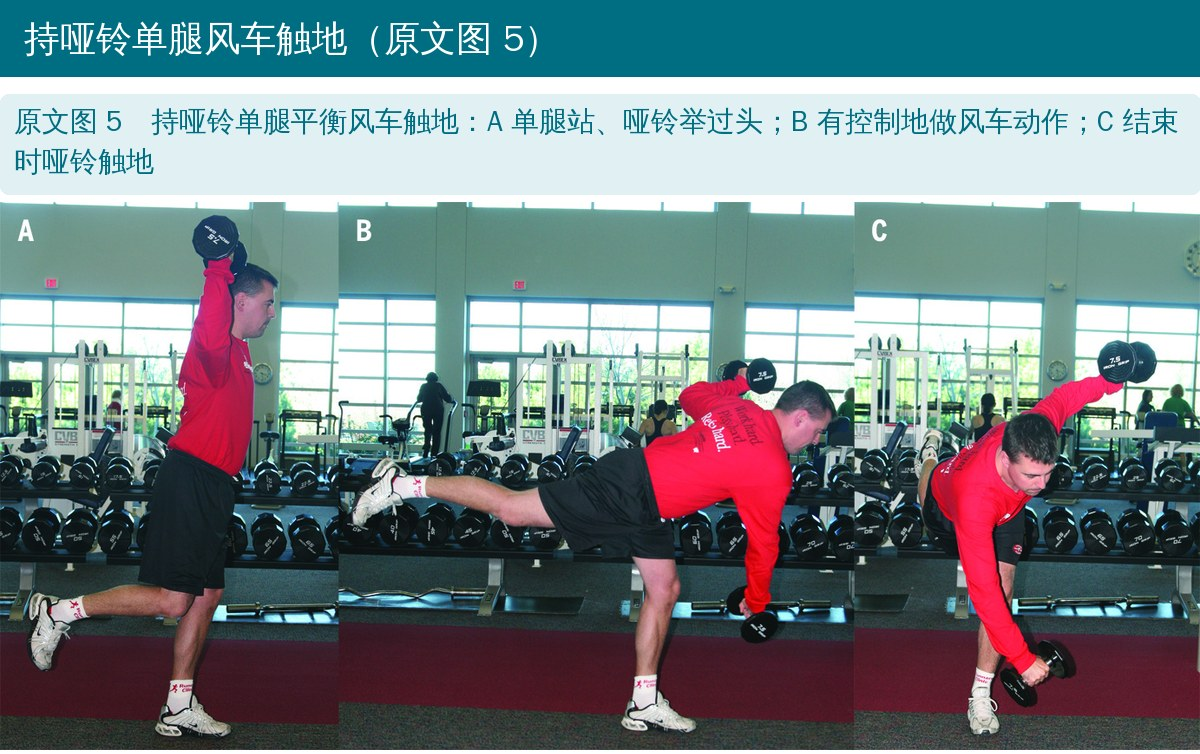
#> input picture wechat/hamstring-strain-heiderscheit/images/img12.jpg, 1200 x 754 px
$ python -i make_figs.py   (imports and definitions only)
#> lines starting #> are read from the running program, lines starting #| are printed output that depends on the picture
#!/usr/bin/env python3
"""腘绳肌拉伤诊断、康复和预防推文配图：首图、原文图（英文换成中文）、编者整理卡片、封面
用法：python3 make_figs.py <原文 PDF> <输出目录>"""
import sys
import pymupdf
from PIL import Image, ImageDraw, ImageFont

PDF, OUT = sys.argv[1], sys.argv[2]
F = '/usr/share/fonts/truetype/wqy/wqy-zenhei.ttc'
font = lambda s: ImageFont.truetype(F, max(8, int(s)))
INK = (30, 30, 30); GREY = (110, 110, 110); TEAL = (0, 110, 130); RED = (190, 40, 50)
LT = (225, 240, 243); OR = (252, 240, 230); GR = (232, 245, 233); PK = (250, 228, 228); PU = (234, 230, 246)
Z = 4
K, G, R = (0, 0, 0), (94, 94, 94), (255, 38, 0)
# [1 line not run here, left out]
PUNC = '，。；、：）”'


def save(im, n):
    im.convert('RGB').save(f'{OUT}/img{n:02d}.jpg', quality=88, optimize=True)


# [38 lines left out: functions titled, capbox, para, bullet, not called in this run]


def para_h(t, fs, w, gap=10):
    d0 = ImageDraw.Draw(Image.new('RGB', (1, 1)))
    return para(d0, 0, 0, t, fs, w, gap=gap)


# [9 lines left out: function phases, not called in this run]


import numpy as np


import io


def raw(x):
#> further down, picture is the input picture: PIL image 1200x754 RGB; mean R, G, B 115.4, 128.5, 132.4
    return Image.open(io.BytesIO(doc.extract_image(x)['image'])).convert('RGB')


def cover_from(im, cx=0.5, cy=0.5):
    """封面 900×383：从原文插图按比例裁出一块（cx、cy 为裁剪中心的相对位置）"""
#> called with cx = 0.5, cy = 0.5
    r = 900 / 383; w, h = im.size
#> after `w, h = im.size`: w = 1200; h = 754
    if w / h > r: cw, ch = round(h * r), h
    else: cw, ch = w, round(w / r)
#> cw = 1200; ch = 511
    x = min(max(0, round(cx * w - cw / 2)), w - cw); y = min(max(0, round(cy * h - ch / 2)), h - ch)
#> after `x = min(max(0, round(cx * w - cw / 2)), w - cw)`: x = 0
#> after `y = min(max(0, round(cy * h - ch / 2)), h - ch)`: y = 122
    im.crop((x, y, x + cw, y + ch)).resize((900, 383), Image.LANCZOS).convert('RGB').save(f'{OUT}/cover.jpg', quality=90)
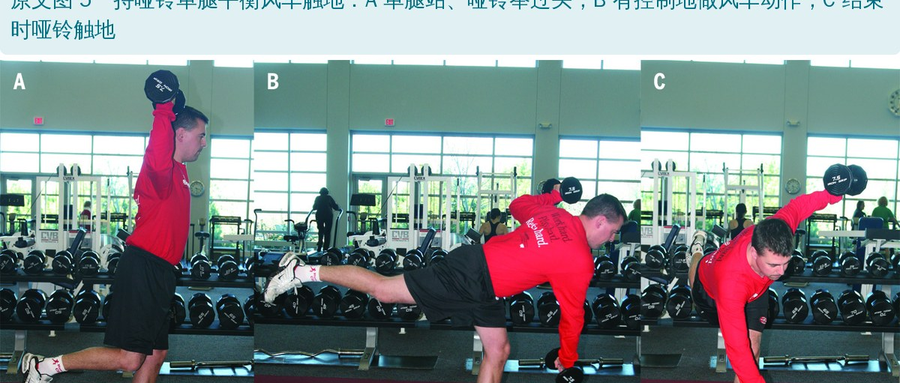
#> saved as cover.jpg: PIL image 900x383 RGB; mean R, G, B 130.3, 138.9, 140.1


# [12 lines left out: function tiles, not called in this run]


def one(x, cap, title, n):
    save(titled(capbox(x, cap), title), n)


# [83 lines left out: functions title_card, zh_label, zh_boxes, heal, dark_mask, vtext and 1 more, not called in this run]


def figsave(plt, fig, title, n):
    b = io.BytesIO(); fig.savefig(b, dpi=150, bbox_inches='tight', facecolor='white'); plt.close(fig)
    save(titled(Image.open(b).convert('RGB'), title), n)


# [34 lines left out: functions vec_fig, ctable, not called in this run]


# 首图：原题直译
# [6 lines not run here, left out]

# 原文图 1：矢量图，英文换成中文
mp = {'Semitendinosus': '半腱肌', 'Semimembranosus': '半膜肌', 'Biceps femoris': '股二头肌', 'long head': '长头', 'short head': '短头',
      'Biceps Femoris Long Head': '股二头肌长头', 'Activation': '激活', '': '', 'L (mm)': 'ΔL（mm）', 'Power (W)': '功率（W）',
      'Time of': '拉长最大', 'peak stretch': '的时刻', 'Energy': '能量', 'absorption': '吸收', 'Gait Cycle (%)': '步态周期（%）'}
# [1 line that did not run here, left out]
# [121 lines not run here, left out]

# 封面：原文图 5 单腿风车触地三联照片，裁成 900×383，抹掉分图字母
# [1 line that did not run here, left out]
# [2 lines not run here, left out]

>>> from PIL import Image
>>> picture = Image.open('../images/img12.jpg')
>>> result = cover_from(picture)
